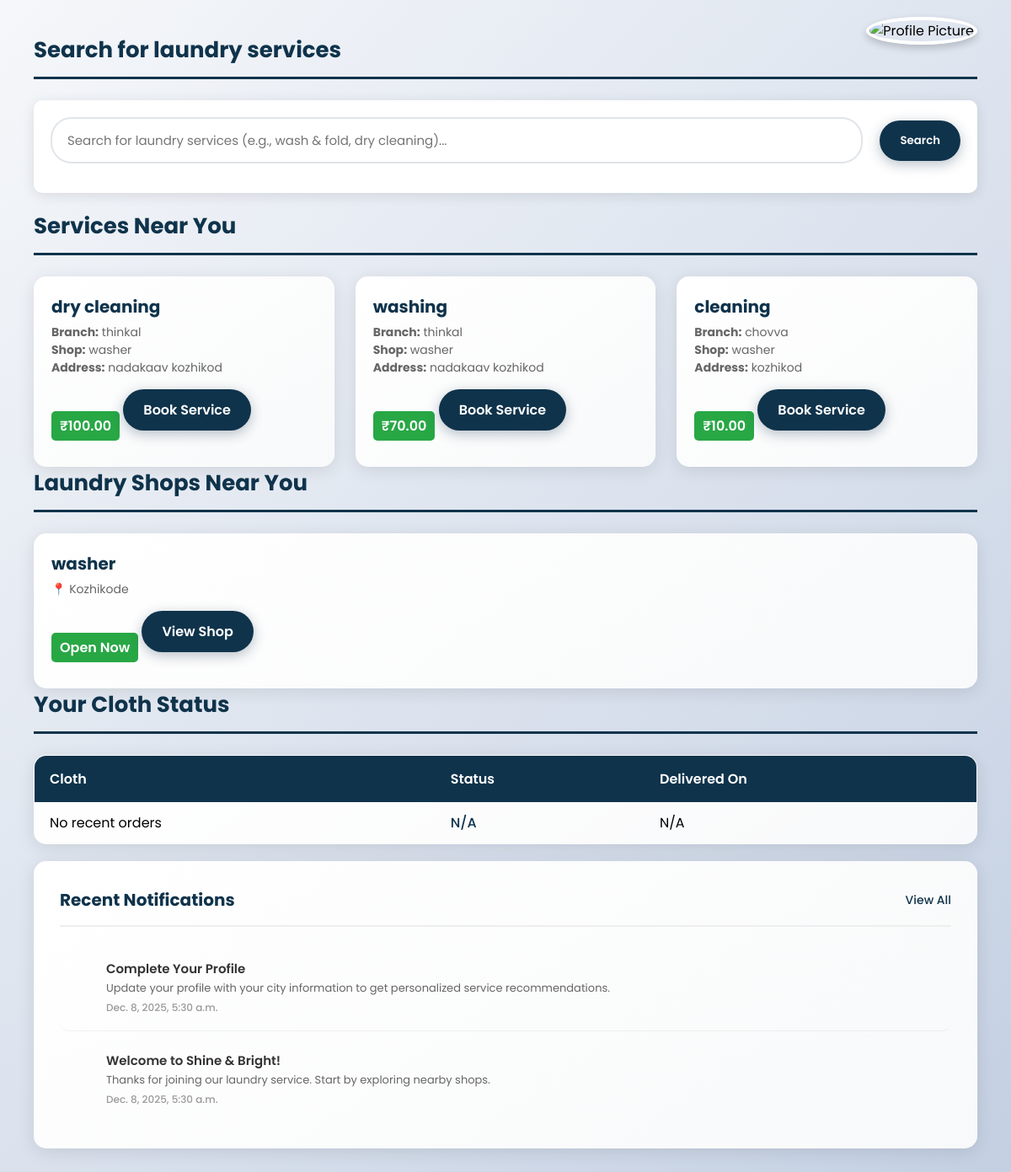
Screenshot of /dashboard/ (signed in) with the database file from the repository.
### shop/models.py (models this page shows, shortened)
class Service(models.Model):
    branch = models.ForeignKey(Branch, on_delete=models.CASCADE, related_name='services')
    name = models.CharField(max_length=100)
    price = models.DecimalField(max_digits=10, decimal_places=2, blank=True, null=True)
    created_at = models.DateTimeField(default=timezone.now)
    class Meta:
        unique_together = ('branch', 'name')

class Branch(models.Model):
    shop = models.ForeignKey(LaundryShop, on_delete=models.CASCADE, related_name='branches')
    name = models.CharField(max_length=100)
    address = models.TextField()
    phone = models.CharField(max_length=15, blank=True)
    created_at = models.DateTimeField(default=timezone.now)
    class Meta:
        unique_together = ('shop', 'name')

class LaundryShop(models.Model):
    name = models.CharField(max_length=100, unique=True)
    email = models.EmailField(unique=True)
    password = models.CharField(max_length=128, blank=True)
    address = models.TextField(blank=True)
    phone = models.CharField(max_length=15, blank=True)
    city = models.CharField(max_length=100, blank=True)
    latitude = models.FloatField(blank=True, null=True)
    longitude = models.FloatField(blank=True, null=True)
    is_approved = models.BooleanField(default=False)
    is_open = models.BooleanField(default=True)
    created_at = models.DateTimeField(default=timezone.now)

class Notification(models.Model):
    user = models.ForeignKey(User, on_delete=models.CASCADE)
    title = models.CharField(max_length=200)
    message = models.TextField()
    notification_type = models.CharField(max_length=50)
    icon = models.CharField(max_length=50, default='fas fa-bell')
    color = models.CharField(max_length=20, default='#3498db')
    is_read = models.BooleanField(default=False)
    created_at = models.DateTimeField(default=timezone.now)

### shop/views.py (the view)
# urls.py: path("dashboard/", views.user_dashboard, name="dashboard"),
@login_required
def user_dashboard(request):
    pending = Order.objects.filter(user=request.user, cloth_status="Pending").count()
    completed = Order.objects.filter(user=request.user, cloth_status="Completed").count()
    spent = Order.objects.filter(user=request.user).aggregate(
        total=Sum('amount')
    )["total"] or 0
    cloth_status = get_cloth_status(request.user)
    search_query = request.GET.get('search', '')
    services_nearby = []
    shops_nearby = []
    user_city = None
    try:
        user_profile = request.user.profile
        user_city = user_profile.city if user_profile.city else None
    except:
        user_city = None
    if search_query:
        services = Service.objects.filter(
            Q(name__icontains=search_query)
        ).select_related('branch__shop').filter(branch__shop__is_approved=True)
        if user_city:
            city_services = services.filter(branch__shop__city__iexact=user_city)[:10]
            if city_services:
                services_nearby = city_services
            else:
                services_nearby = services[:10]
        else:
            services_nearby = services[:10]  # Limit to 10 results
    elif user_city:
        services_nearby = Service.objects.filter(
            branch__shop__is_approved=True,
            branch__shop__city__iexact=user_city
        ).select_related('branch__shop')[:10]
        shops_nearby = LaundryShop.objects.filter(
            is_approved=True,
            city__iexact=user_city
        )[:10]
    create_order_notifications(request.user)
    create_welcome_notifications(request.user)
    recent_notifications = Notification.objects.filter(user=request.user).order_by('-created_at')[:5]
    recent_notifications = [
        {
            'title': notification.title,
            'message': notification.message,
            'time': notification.created_at,
            'icon': notification.icon,
            'color': notification.color,
            'is_read': notification.is_read
        }
        for notification in recent_notifications
    ]
    if hasattr(request.user, 'profile') and request.user.profile.notifications_enabled:
        unread_count = Notification.objects.filter(user=request.user, is_read=False).count()
    else:
        unread_count = 0
    return render(request, "user_dashboard.html", {
        "pending_count": pending,
        "completed_count": completed,
        "total_spent": spent,
        "cloth_status": cloth_status, # Added for the 'Your Cloth Status' table
        "services_nearby": services_nearby,
        "shops_nearby": shops_nearby,
        "search_query": search_query,
        "user_city": user_city,
        "recent_notifications": recent_notifications,  # Show up to 5 notifications
        "unread_count": unread_count,
    })

### shop/views.py (called while the page is built, shortened)
def get_cloth_status(user):
    orders = Order.objects.filter(user=user).order_by('-id')[:5]
    if orders:
        return [{'cloth_name': f"Order #{order.id}", 'status': order.cloth_status, 'delivery_date': order.created_at} for order in orders]
    return [
        {'cloth_name': 'No recent orders', 'status': 'N/A', 'delivery_date': 'N/A'}
    ]

def create_order_notifications(user):
    orders = Order.objects.filter(user=user)

def create_welcome_notifications(user):
    if not Notification.objects.filter(user=user, notification_type='welcome').exists():
        Notification.objects.create(
            user=user,
            title='Welcome to Shine & Bright!',
            message='Thanks for joining our laundry service. Start by exploring nearby shops.',
            notification_type='welcome',
            icon='fas fa-handshake',
            color='#9b59b6'
        )
    if not Notification.objects.filter(user=user, notification_type='profile_reminder').exists():
        Notification.objects.create(
            user=user,
            title='Complete Your Profile',
            message='Update your profile with your city information to get personalized service recommendations.',
            notification_type='profile_reminder',
            icon='fas fa-user-edit',
            color='#3498db'
        )

### shop/templates/user_dashboard.html (shortened to what this page needs)
{% load static %}
<!DOCTYPE html>
<html lang="en">
<head>
</head>
<body>
    <div class="header-actions">
        <div class="profile-pic-container">
            <img id="profile-trigger"
                    src="{% if request.user.profile.profile_image %}{{ request.user.profile.profile_image.url }}{% else %}{% static 'default.png' %}{% endif %}"
                    alt="Profile Picture"
                    class="profile-pic">
        </div>
    </div>
    <div class="section-container">
                <div class="mb-10">
                    <h2 class="section-heading">Search for laundry services</h2>
            <div style="background: white; padding: 20px; border-radius: 10px; box-shadow: 0px 3px 15px rgba(0,0,0,0.1); margin-bottom: 20px;">
                <form method="GET" class="search-form">
                    <input type="text" name="search" value="{{ search_query }}" class="search-input"
                            placeholder="Search for laundry services (e.g., wash & fold, dry cleaning)...">
                    <button type="submit" class="search-btn">
                        Search
                    </button>
                </form>
            </div>
        </div>
        <div class="mb-10">
            <h2 class="section-heading">Services Near You</h2>
            {% if services_nearby %}
                <div class="shop-grid">
                    {% for service in services_nearby %}
                        <div class="card">
                            <h3>{{ service.name }}</h3>
                            <p style="color: #666; font-size: 14px; margin-top: 4px;">
                                <strong>Branch:</strong> {{ service.branch.name }}<br>
                                <strong>Shop:</strong> {{ service.branch.shop.name }}<br>
                                <strong>Address:</strong> {{ service.branch.address|truncatechars:40 }}
                            </p>
                            {% if service.price %}
                                <span class="status" style="background: #28a745;">₹{{ service.price }}</span>
                            {% else %}
                                <span class="status" style="background: #17a2b8;">Price on Request</span>
                            {% endif %}
                            <a href="{% url 'select_services' service.branch.shop.id %}" class="btn">Book Service</a>
                        </div>
                    {% endfor %}
                </div>
            {% endif %}
        </div>
        <div class="mb-10">
            <h2 class="section-heading"> Laundry Shops Near You</h2>
            {% if shops_nearby %}
                <div class="shop-grid">
                    {% for shop in shops_nearby %}
                        <div class="card">
                            <h3>{{ shop.name }}</h3>
                            <p style="color: #666; font-size: 14px; margin-top: 4px;">📍 {{ shop.city }}</p>
                            <span class="status">Open Now</span>
                            <a href="{% url 'shop_detail' shop.id %}" class="btn">View Shop</a>
                        </div>
                    {% endfor %}
                </div>
            {% endif %}
        </div>
        <div>
            <h2 class="section-heading">Your Cloth Status</h2>
            <table class="status-table">
                <thead>
                    <tr>
                        <th>Cloth</th>
                        <th>Status</th>
                        <th>Delivered On</th>
                    </tr>
                </thead>
                <tbody>
                    {% for cloth in cloth_status %}
                        <tr>
                            <td>{{ cloth.cloth_name }}</td>
                            <td class="status-text">{{ cloth.status }}</td>
                            <td>
                                {% if cloth.delivery_date %}
                                    {{ cloth.delivery_date }}
                                {% else %}
                                    Not yet delivered
                                {% endif %}
                            </td>
                        </tr>
                    {% empty %}
                        <tr>
                            <td colspan="3" class="empty-message">
                                No cloth status available.
                            </td>
                        </tr>
                    {% endfor %}
                </tbody>
            </table>
        </div>
        <div class="notifications-section">
            <div class="notifications-header">
                <h3> Recent Notifications</h3>
                <a href="{% url 'notifications' %}" class="view-all-btn">
                     View All
                </a>
            </div>
            {% if recent_notifications %}
                {% for notification in recent_notifications %}
                    <div class="notification-item notification-{{ notification.type }}">
                        <div class="notification-icon">
                        </div>
                        <div class="notification-content">
                            <div class="notification-title">{{ notification.title }}</div>
                            <div class="notification-message">{{ notification.message }}</div>
                            <div class="notification-time">{{ notification.time }}</div>
                        </div>
                    </div>
                {% endfor %}
            {% else %}
                <div class="no-notifications">
                    <i class="fas fa-bell-slash"></i>
                    <h4>No Recent Notifications</h4>
                    <p>Your notifications will appear here when you have order updates or important announcements.</p>
                </div>
            {% endif %}
        </div>
    </div>
</body>
</html>

### rows the page displays
Service: name "dry cleaning", branch.name "thinkal", branch.shop.name "washer", branch.address "nadakaav kozhikod", price "100.00"
Service: name "washing", branch.name "thinkal", branch.shop.name "washer", branch.address "nadakaav kozhikod", price "70.00"
Service: name "cleaning", branch.name "chovva", branch.shop.name "washer", branch.address "kozhikod", price "10.00"
LaundryShop: name "washer", city "Kozhikode"
Notification: title "Complete Your Profile", message "Update your profile with your city information to get personalized service recommendations.", time "Dec. 8, 2025, 5:30 a.m."
Notification: title "Welcome to Shine & Bright!", message "Thanks for joining our laundry service. Start by exploring nearby shops.", time "Dec. 8, 2025, 5:30 a.m."

### other values shown
{{ cloth.cloth_name }} "No recent orders"
{{ cloth.status }} "N/A"
{{ cloth.delivery_date }} "N/A"
